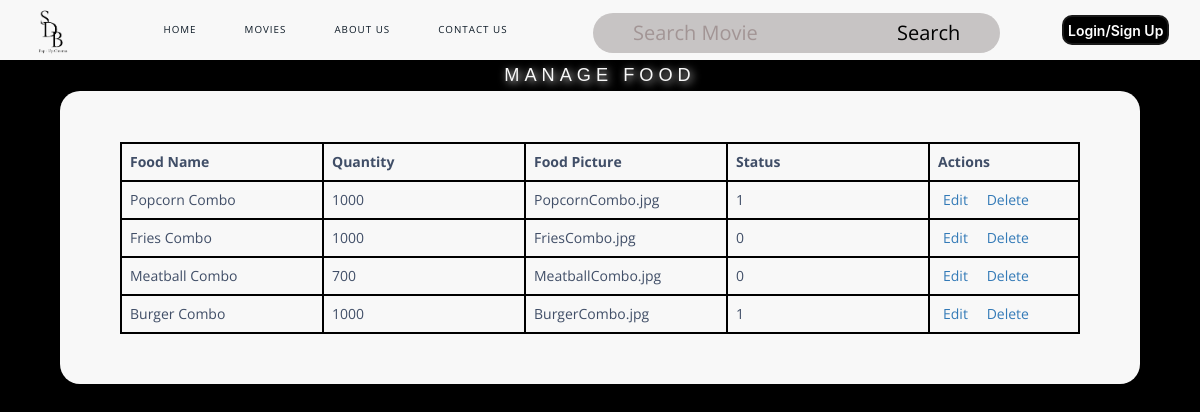
The page /ManageFood.php on the database its author committed.
### tables this page shows
CREATE TABLE `fooddb` (
  `foodName` varchar(14) DEFAULT NULL,
  `quantity` int(4) DEFAULT NULL,
  `foodPicName` varchar(17) DEFAULT NULL,
  `status` int(1) DEFAULT NULL,
  `username` varchar(13) DEFAULT NULL,
  `dateLastModified` date DEFAULT NULL
);

### entityClass.php (called while the page is built, shortened)
<?php
class testDB{
    private $conn;
    function __construct($servername = "localhost", $dbusername = "root", $password = "", $dbname = "testdb") {
        $this->conn = new mysqli($servername, $dbusername, $password, $dbname);
    }
    function getAllFood(){
        $result = $this->conn->query("SELECT * FROM `fooddb`");
        $row = $result -> fetch_all(MYSQLI_BOTH);
        return $row;
    }
}
?>

### dbFunctions.php (called while the page is built, shortened)
<?php
include ("entityClass.php");
class controller{
    private $testDB;
    function __construct(){
        $this->testDB = new testDB();
    }
    function run($method,$var1=0,$var2=0,$var3=0,$var4=0,$var5=0,$var6=0,$var7=0,$var8=0,$var9=0,$var10=0,$var11=0,$var12=0,$var13=0,$var14=0,$var15=0,$var16=0){
        if($method == "validateUserLogin"){
            $result = $this->testDB -> validateUserLogin($var1,$var2,$var3);
        }
        else if($method == "validateRegistration"){
            $result = $this->testDB->validateRegistration($var1);
        }
        else if($method == "processRegistration"){
            $result = $this->testDB->processRegistration($var1,$var2,$var3,$var4,$var5,$var6,$var7,$var8);
        }
        else if($method == "getMovie1"){
            $result = $this->testDB->getMovie1();
        }
        else if($method == "getMovie0"){
            $result = $this->testDB->getMovie0();
        }
        else if($method == "fetchUserDetails"){
            $result = $this->testDB->fetchUserDetails($var1,$var2,$var3);
        }
        else if($method == "searchMovies"){
            $result = $this->testDB->searchMovies($var1);
        }
        else if($method == "searchMovies10"){
            $result = $this->testDB->searchMovies10($var1,$var2);
        }
        else if($method == "searchMovies10Num"){
            $result = $this->testDB->searchMovies10Num($var1,$var2);
        }
        else if($method == "updatePassword"){
            $result = $this->testDB->updatePassword($var1,$var2,$var3,$var4);
        }
        else if($method == "validatePasswordChange"){
            $result = $this->testDB->validatePasswordChange($var1,$var2);
        }
        else if($method == "getBookings"){
            $result = $this->testDB->getBookings();
        }
        else if($method == "getBookingFromID"){
            $result = $this->testDB->getBookingFromID($var1);
        }
        else if($method == "updateBookings"){
            $result = $this->testDB->updateBookings($var1,$var2,$var3,$var4,$var5,$var6,$var7,$var8,$var9,$var10,$var11,$var12,$var13,$var14);
        }
        else if($method == "deleteBooking"){
            $result = $this->testDB->deleteBooking($var1);
        }
        else if($method == "confirmDeletion"){
            $result = $this->testDB->confirmDeletion($var1);
        }
        else if($method == "claimBooking"){
            $result = $this->testDB->claimBooking($var1);
        }
        else if($method == "getAllMovies"){
            $result = $this->testDB->getAllMovies();
        }
        else if($method == "updateMovie"){
            $result = $this->testDB->updateMovie($var1,$var2,$var3,$var4,$var5,$var6,$var7,$var8,$var9,$var10,$var11,$var12,$var13,$var14,$var15,$var16);
        }
        else if($method == "deleteMovie"){
            $result = $this->testDB->deleteMovie($var1);
        }
        else if($method == "confirmMovieDeletion"){
            $result = $this->testDB->confirmMovieDeletion($var1);
        }
        else if($method == "escapeString"){
            $result = $this->testDB->escapeString($var1);
        }
        else if($method == "addMovie"){
            $result = $this->testDB->addMovie($var1,$var2,$var3,$var4,$var5,$var6,$var7,$var8,$var9,$var10,$var11,$var12,$var13,$var14,$var15,$var16);
        }
        else if($method == "getRoomPlandb"){
            $result = $this->testDB->getRoomPlandb();
        }
        else if($method == "getRoomPlanFromID"){
            $result = $this->testDB->getRoomPlanFromID($var1);
        }
        else if($method == "updateRoomPlan"){
            $result = $this->testDB->updateRoomPlan($var1,$var2,$var3,$var4,$var5);
        }
        else if($method == "resetRoomPlan"){
            $result = $this->testDB->resetRoomPlan($var1);
        }
        else if($method == "getMovieTitleFromID"){
            $result = $this->testDB->getMovieTitleFromID($var1);
        }
        else if($method == "getBookingFromUsername"){
            $result = $this->testDB->getBookingFromUsername($var1);
        }
        else if($method == "updatePref"){
            $result = $this->testDB->updatePref($var1,$var2,$var3);
        }
        else if($method == "getPref"){
            $result = $this->testDB->getPref($var1);
        }
        else if($method == "getCustomerList"){
            $result = $this->testDB->getCustomerList();
        }
        else if($method == "getAllFood"){
            $result = $this->testDB->getAllFood();
        }
        return $result;
   }
}
?>

### ManageFood.php (the view)
<?php
class ManageFood{
  function display(){
    include ("navbar.php");
    include ("dbFunctions.php");
    $controller = new controller();
    $row = $controller -> run("getAllFood");
    echo '
    <!DOCTYPE html>
<html lang="en">
<head>
<meta charset="utf-8">
<meta http-equiv="X-UA-Compatible" content="IE=edge">
<meta name="viewport" content="width=device-width, initial-scale=1">
<title>Manager Manage Food</title>
<link rel="stylesheet" href="https://fonts.googleapis.com/css?family=Roboto|Varela+Round|Open+Sans">
<link rel="stylesheet" href="https://fonts.googleapis.com/icon?family=Material+Icons">
<link rel="stylesheet" href="https://maxcdn.bootstrapcdn.com/font-awesome/4.7.0/css/font-awesome.min.css">
<link rel="stylesheet" href="https://maxcdn.bootstrapcdn.com/bootstrap/3.3.7/css/bootstrap.min.css">
<link rel="stylesheet" href="https://cdnjs.cloudflare.com/ajax/libs/font-awesome/4.7.0/css/font-awesome.min.css">
<script src="https://ajax.googleapis.com/ajax/libs/jquery/1.12.4/jquery.min.js"></script>
<script src="https://maxcdn.bootstrapcdn.com/bootstrap/3.3.7/js/bootstrap.min.js"></script>
<style type="text/css">
@import url("CSS/AllUsersCSS.css");
</style>
<body>
		<center>
        <div id="content">
		<h2>Manage Food</h2>
		</div>
        <div class="form">
            <form action="">
                <table class="table table-bordered">
<thead>
<div class="table-container">
<div class="table-wrapper">
<div class="table-title">
<div class="row">
<div class="col-sm-4">
</div>
</div>
</div>
<table class="table table-bordered">
<thead>
<tr>
<th>Food Name</th>
<th>Quantity</th>
<th>Food Picture</th>
<th>Status</th>
<th>Actions</th>
</tr>
</thead>
<tbody>';
for($i = 0; $i < sizeof($row); $i ++){
    echo'
    <tr>
    <td>'.$row[$i]['foodName'].'</td>
    <td>'.$row[$i]['quantity'].'</td>
    <td>'.$row[$i]['foodPicName'].'</td>
    <td>'.$row[$i]['status'].'</td>
    <td>
    <a href="EditFood.php?action=edit&foodName='.$row[$i]['foodName'].'">Edit</a>
    <a href="EditFood.php?action=delete&foodName='.$row[$i]['foodName'].'">Delete</a>
    </td>
    </tr>';
}
echo'
</tbody>
</table>
</div>
</div>
</body>
</html>
    ';
  }
}
$display = new ManageFood();
$display -> display();
?>

### CSS/coba.css (style rules this page uses)
* { -webkit-box-sizing: border-box; box-sizing: border-box; }
body { font-family: Consolas, "Andale Mono", "Lucida Console", "Lucida Sans Typewriter", Monaco, "Courier New", "monospace"; }
* { border: 0; box-sizing: border-box; margin: 0; padding: 0; }
body { background: #000000; font-family: Consolas, "Andale Mono", "Lucida Console", "Lucida Sans Typewriter", Monaco, "Courier New", "monospace"; }
a { color: inherit; font-family: inherit; font-size: inherit; text-decoration: none; }
::placeholder { color: #A29595; }
* { box-sizing: border-box; padding: 0; margin: 0 auto; }
h2 { font: mono Baskerville, "Palatino Linotype", Palatino, "Century Schoolbook L", "Times New Roman", "serif"; text-align: center; color: aliceblue; text-shadow: 2px 2px 8px white; font-size: 40px; padding-top: 10px; padding-bottom: 20px; }
* { box-sizing: border-box; }
.row { display: flex; }

### CSS/AllUsersCSS.css (style rules this page uses)
body { color: #404E67; background: #000000; font-family: 'Open Sans', sans-serif; }
#content h2 { margin: 0 0 0 0; font: 130% verdana, "Trebuchet MS", arial, tahoma, sans-serif; padding: 5px; text-transform: uppercase; letter-spacing: 5px; color: #F8F8F8; background: inherit; }
.form { background-color: #F8F8F8; margin: 0 5%; padding: 30px 60px; border-radius: 20px; }
table.table { table-layout: fixed; border-radius: 25px; border-top: 2px solid black; overflow-wrap: break-word; }
table.table tr th, table.table tr td { border-left: 2px solid black; border-right: 2px solid black; border-bottom: 2px solid black; border-radius: 55px; overflow-wrap: break-word; }
table.table th:last-child { width: 150px; }
table.table td a { cursor: pointer; display: inline-block; margin: 0 5px; min-width: 30px; overflow-wrap: break-word; }

### rows shown on the page
fooddb: foodName "Popcorn Combo", quantity "1000", foodPicName "PopcornCombo.jpg", status "1"
fooddb: foodName "Fries Combo", quantity "1000", foodPicName "FriesCombo.jpg", status "0"
fooddb: foodName "Meatball Combo", quantity "700", foodPicName "MeatballCombo.jpg", status "0"
fooddb: foodName "Burger Combo", quantity "1000", foodPicName "BurgerCombo.jpg", status "1"
